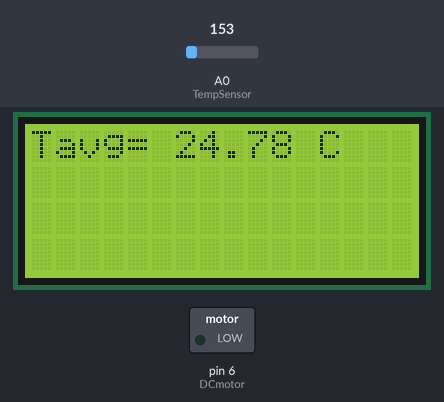
A sketch run on a simulated Arduino Uno, built with avr-gcc and run on an emulated ATmega328P. Parts: 16×4 character LCD, switched loads named in the sketch (green lamp = pin HIGH). The inputs (shaded band) are chosen by the test bench; at power-on: A0 (TempSensor) = 153. What the sketch prints to the serial monitor is not drawn.

Above: at 6.6 s.
6.7 s: A0 (TempSensor) set to 191
At 8.4 s:
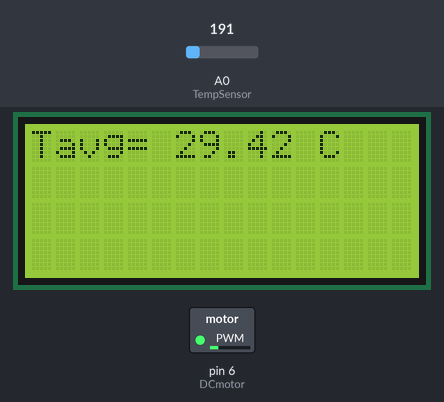
12.0 s: A0 (TempSensor) set to 221
At 13.1 s:
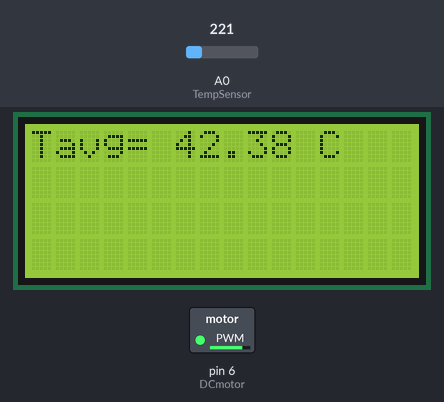
16.5 s: A0 (TempSensor) set to 175
At 18.9 s:
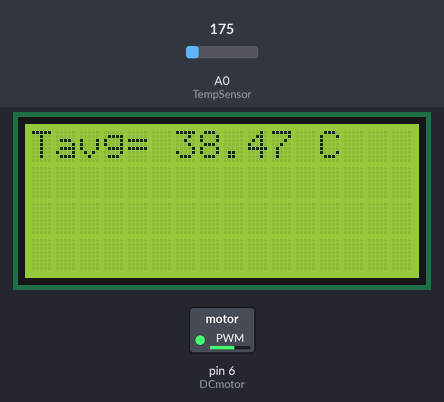
Timing chart, 0 to 21.1 s (numbered marks = the images above; inputs shaded):
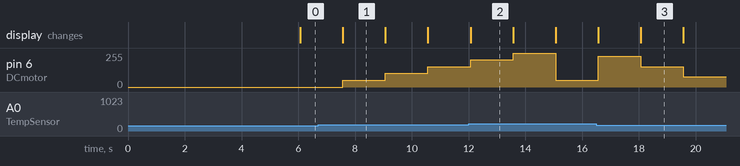

Measured:
- after the input at 6.7 s, pin 6 (DCmotor): 0/255 → 51/255 after 0.87 s, → 102/255 1.5 s later, → 153/255 1.5 s later; the display: changes after 0.87 s (image 1)
- after the input at 12.0 s, pin 6 (DCmotor): 153/255 → 204/255 after 0.07 s, → 255/255 1.5 s later, → 50/255 1.5 s later; the display: changes after 0.07 s (image 2)
- after the input at 16.5 s, pin 6 (DCmotor): 50/255 → 229/255 after 0.07 s, → 153/255 1.5 s later, → 76/255 1.5 s later; the display: first changes after 0.07 s (image 3 shows a later state)
- what the display in image 1 shows lasts 1.5 s, from 7.6 s to 9.1 s

The sketch:

Arduino_1.ino
```cpp
#include <LiquidCrystal.h>
LiquidCrystal lcd(12, 11, 5, 4, 3, 2);

#define TempSensor A0
#define DCmotor  6
int j = 0;
float sum;
unsigned int prevMillis = 0;
float temp[4];

void setup() {
  pinMode(TempSensor, INPUT);
  pinMode(DCmotor, OUTPUT);

  lcd.begin(16, 4);
  lcd.setCursor(0, 0);

  Serial.begin(9600);
  prevMillis = millis(); //to implement delay without using delay()function
}

void loop() {
  //calcualte  every 1.5 seconds
  if(millis() - prevMillis >= 1500){
   prevMillis = millis();

    if(j < 4){
    temp[j] = (((analogRead(TempSensor)/1023.0) * 5)-0.5)*100;    //temperature in degree celsius
    }else{
    readAndshift(temp);
    }

  // every 1.5 seconds find Tavg
   if(j >= 3){
    //calculating Tavg
    sum=0;
    for(int i = 0; i < 4; i++)
    sum=sum+temp[i];
    float Tavg =sum/4;
    lcd.clear();
    lcd.print("Tavg= " + String(Tavg) + " C");

      if(Tavg>= 35){
      Serial.print("1\n");//activate the alarm

      } else if(Tavg < 35){
      Serial.print("0\n");//deactivate the alarm
      }

      if(Tavg > 29){
      int base = 0.2*255;
      int op = (Tavg - 29)/2;
      int increment = 0.1*(255)*op;
      base += increment;
      analogWrite(DCmotor, base);
       }

     else if(Tavg < 27){
     analogWrite(DCmotor, 0); //turn off the  DC motor

     }
   }
      if(j >= 3)
        j = 5; //if first 6 sec past
      else
        j++;
   }
}

void readAndshift(float temp[]){
float x =(((analogRead(TempSensor)/1023.0) * 5)-0.5)*100;
for(int i = 1; i < 4; i++)
 temp[i] = temp[i+1];
temp[3] = x;

 }
 
```
